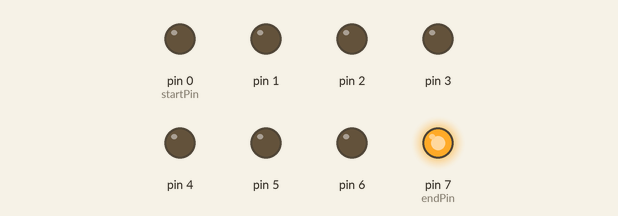
Bench run of a sketch on a simulated Arduino Uno, built with avr-gcc and run on an emulated ATmega328P. Parts: output pins drawn as LEDs (lit = HIGH).

Above: at 0.05 s.
At 0.95 s:
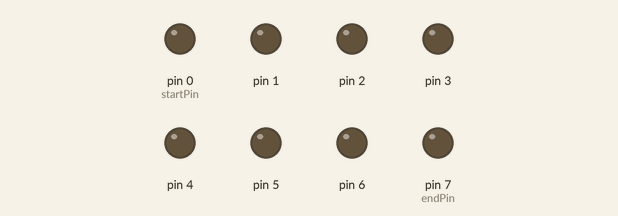
At 1.85 s:
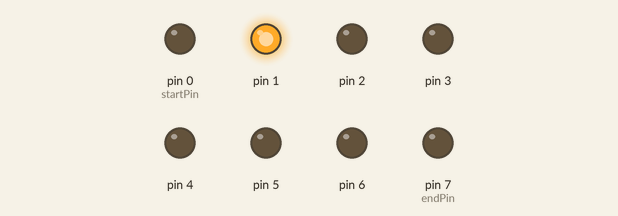
At 3.65 s:
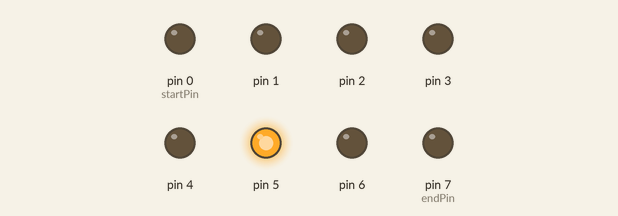
At 5.25 s:
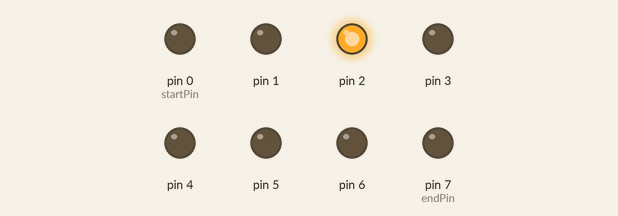
At 7.25 s:
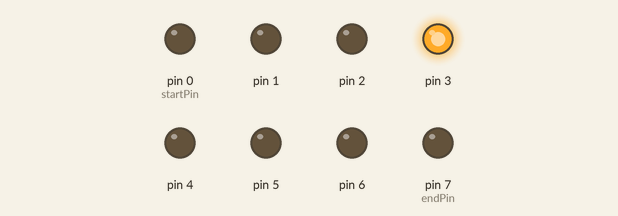
Timing chart, 0 to 7.5 s (numbered marks = the images above):
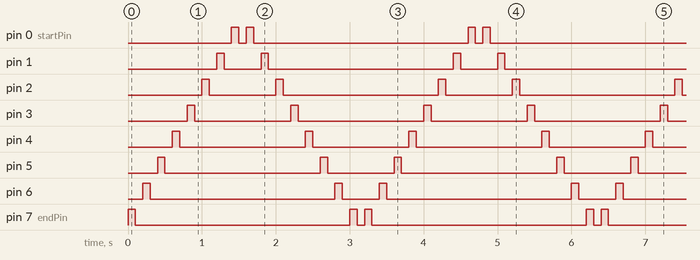

Measured:
- by itself, pin 0 (startPin): repeats every 3.2 s: LOW 0.10 s, HIGH 0.10 s, LOW 2.9 s, HIGH 0.10 s
- by itself, pin 1: repeats every 3.2 s: LOW 0.50 s, HIGH 0.10 s, LOW 2.5 s, HIGH 0.10 s
- by itself, pin 2: repeats every 3.2 s: LOW 0.90 s, HIGH 0.10 s, LOW 2.1 s, HIGH 0.10 s
- by itself, pin 3: repeats every 3.2 s: LOW 1.3 s, HIGH 0.10 s, LOW 1.7 s, HIGH 0.10 s
- by itself, pin 4: repeats every 3.2 s: LOW 1.7 s, HIGH 0.10 s, LOW 1.3 s, HIGH 0.10 s
- by itself, pin 5: repeats every 3.2 s: LOW 2.1 s, HIGH 0.10 s, LOW 0.90 s, HIGH 0.10 s
- by itself, pin 6: repeats every 3.2 s: LOW 2.5 s, HIGH 0.10 s, LOW 0.50 s, HIGH 0.10 s
- by itself, pin 7 (endPin): repeats every 3.2 s: LOW 2.9 s, HIGH 0.10 s, LOW 0.10 s, HIGH 0.10 s

The sketch:

lab02_1.ino
```cpp
// Lab02_1
// 使用for迴圈的跑馬燈程式
//
// 每個LED 正極接到Pin 0 - 7, 負極接地
const byte startPin = 0;
const byte endPin = 7;
void setup()
{
  // 將每個Pin 設定成輸出
  for (byte i = startPin; i<= endPin; i++)
  {
    pinMode(i, OUTPUT);
  }
}

void loop()
{
  byte j;

  byte i;
  byte lightPin = endPin;
  // 所有LED OFF
  for (i=startPin; i<= endPin; i++)
  {
    digitalWrite(i,LOW);
  }


  for (i=endPin; i>= startPin; i--)
  {
  // 設定要點亮的LED 位置
  // 如果點亮的腳位編號小於結束腳位,
  //則腳位編號+1
  // 否則從頭開始
    digitalWrite(lightPin, HIGH);
    delay(100);
      digitalWrite(lightPin, LOW);
     delay(100);
    if (lightPin > startPin)
    {
      lightPin --;
    }
    else
    {
      break;
    }
    }

lightPin = startPin;

    for (i=startPin;i<=endPin; i++)
    {

      digitalWrite(lightPin, LOW);

    }
  for (i=startPin; i<= endPin; i++)
  {
  // 設定要點亮的LED 位置
  // 如果點亮的腳位編號小於結束腳位,
  //則腳位編號+1
  // 否則從頭開始
    digitalWrite(lightPin, HIGH);
    delay(100);
      digitalWrite(lightPin, LOW);
     delay(100);
    if (lightPin < endPin)
    {
      lightPin ++;
    }
    else
    {
      break;
    }
    }
}
```
